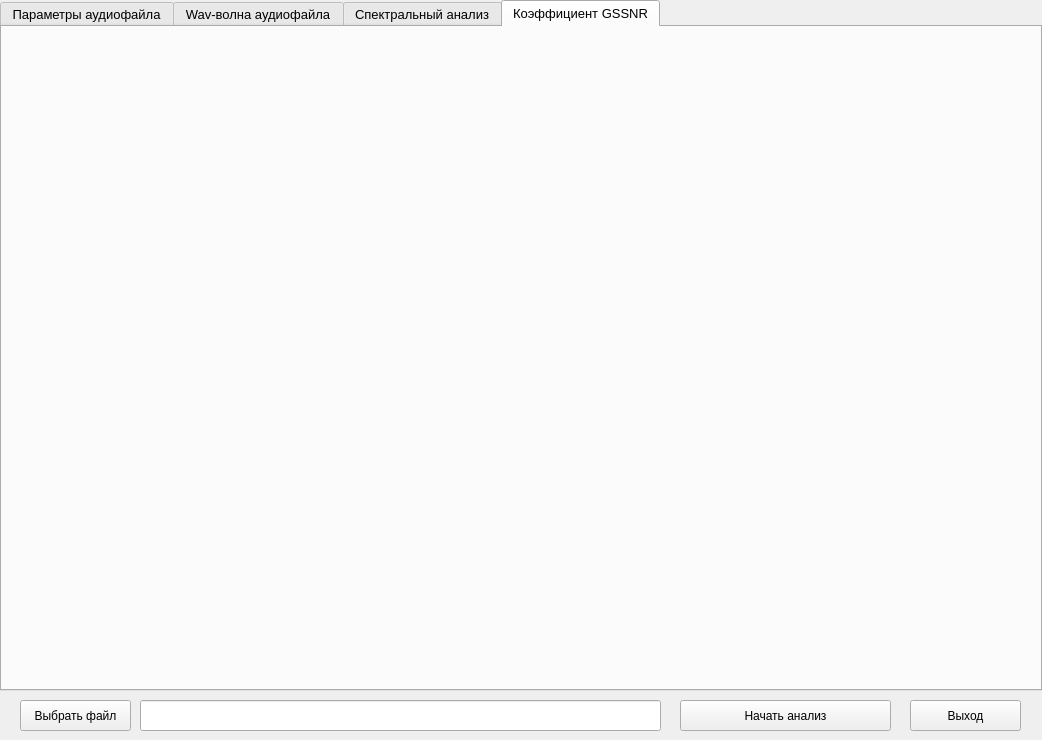
<?xml version="1.0" encoding="UTF-8"?>
<ui version="4.0">
 <class>MainForm</class>
 <widget class="QWidget" name="MainForm">
  <property name="geometry">
   <rect>
    <x>0</x>
    <y>0</y>
    <width>1042</width>
    <height>740</height>
   </rect>
  </property>
  <property name="minimumSize">
   <size>
    <width>1042</width>
    <height>740</height>
   </size>
  </property>
  <property name="maximumSize">
   <size>
    <width>1042</width>
    <height>740</height>
   </size>
  </property>
  <property name="windowTitle">
   <string>Частотный анализатор</string>
  </property>
  <widget class="QPushButton" name="open_btn">
   <property name="geometry">
    <rect>
     <x>20</x>
     <y>700</y>
     <width>111</width>
     <height>31</height>
    </rect>
   </property>
   <property name="text">
    <string>Выбрать файл</string>
   </property>
  </widget>
  <widget class="QPushButton" name="exit_btn">
   <property name="geometry">
    <rect>
     <x>910</x>
     <y>700</y>
     <width>111</width>
     <height>31</height>
    </rect>
   </property>
   <property name="text">
    <string>Выход</string>
   </property>
  </widget>
  <widget class="QPushButton" name="analysis_btn">
   <property name="geometry">
    <rect>
     <x>680</x>
     <y>700</y>
     <width>211</width>
     <height>31</height>
    </rect>
   </property>
   <property name="text">
    <string>Начать анализ</string>
   </property>
  </widget>
  <widget class="QLineEdit" name="path_line">
   <property name="geometry">
    <rect>
     <x>140</x>
     <y>700</y>
     <width>521</width>
     <height>31</height>
    </rect>
   </property>
  </widget>
  <widget class="QTabWidget" name="tabWidget">
   <property name="geometry">
    <rect>
     <x>0</x>
     <y>0</y>
     <width>1042</width>
     <height>691</height>
    </rect>
   </property>
   <property name="minimumSize">
    <size>
     <width>1042</width>
     <height>0</height>
    </size>
   </property>
   <property name="maximumSize">
    <size>
     <width>1042</width>
     <height>16777215</height>
    </size>
   </property>
   <property name="font">
    <font>
     <pointsize>10</pointsize>
    </font>
   </property>
   <property name="currentIndex">
    <number>3</number>
   </property>
   <widget class="QWidget" name="parameters_tab">
    <property name="accessibleName">
     <string/>
    </property>
    <attribute name="title">
     <string>Параметры аудиофайла</string>
    </attribute>
    <widget class="QTextEdit" name="parameters_text">
     <property name="geometry">
      <rect>
       <x>-1</x>
       <y>-1</y>
       <width>1042</width>
       <height>664</height>
      </rect>
     </property>
     <property name="minimumSize">
      <size>
       <width>1042</width>
       <height>0</height>
      </size>
     </property>
     <property name="maximumSize">
      <size>
       <width>1042</width>
       <height>16777215</height>
      </size>
     </property>
    </widget>
   </widget>
   <widget class="QWidget" name="wave_tab">
    <attribute name="title">
     <string>Wav-волна аудиофайла</string>
    </attribute>
    <widget class="QLabel" name="wave_image">
     <property name="geometry">
      <rect>
       <x>0</x>
       <y>0</y>
       <width>1042</width>
       <height>664</height>
      </rect>
     </property>
     <property name="minimumSize">
      <size>
       <width>1042</width>
       <height>0</height>
      </size>
     </property>
     <property name="maximumSize">
      <size>
       <width>1042</width>
       <height>16777215</height>
      </size>
     </property>
     <property name="text">
      <string/>
     </property>
    </widget>
   </widget>
   <widget class="QWidget" name="fft_tab">
    <attribute name="title">
     <string>Спектральный анализ</string>
    </attribute>
    <widget class="QLabel" name="fft_image">
     <property name="geometry">
      <rect>
       <x>0</x>
       <y>0</y>
       <width>1042</width>
       <height>664</height>
      </rect>
     </property>
     <property name="minimumSize">
      <size>
       <width>1042</width>
       <height>0</height>
      </size>
     </property>
     <property name="maximumSize">
      <size>
       <width>1042</width>
       <height>16777215</height>
      </size>
     </property>
     <property name="text">
      <string/>
     </property>
    </widget>
   </widget>
   <widget class="QWidget" name="analysis_tab">
    <attribute name="title">
     <string>Коэффициент GSSNR</string>
    </attribute>
    <widget class="QLabel" name="gssnr_image">
     <property name="geometry">
      <rect>
       <x>0</x>
       <y>0</y>
       <width>1042</width>
       <height>664</height>
      </rect>
     </property>
     <property name="minimumSize">
      <size>
       <width>1042</width>
       <height>0</height>
      </size>
     </property>
     <property name="maximumSize">
      <size>
       <width>1042</width>
       <height>16777215</height>
      </size>
     </property>
     <property name="text">
      <string/>
     </property>
    </widget>
   </widget>
  </widget>
 </widget>
 <resources/>
 <connections/>
</ui>
